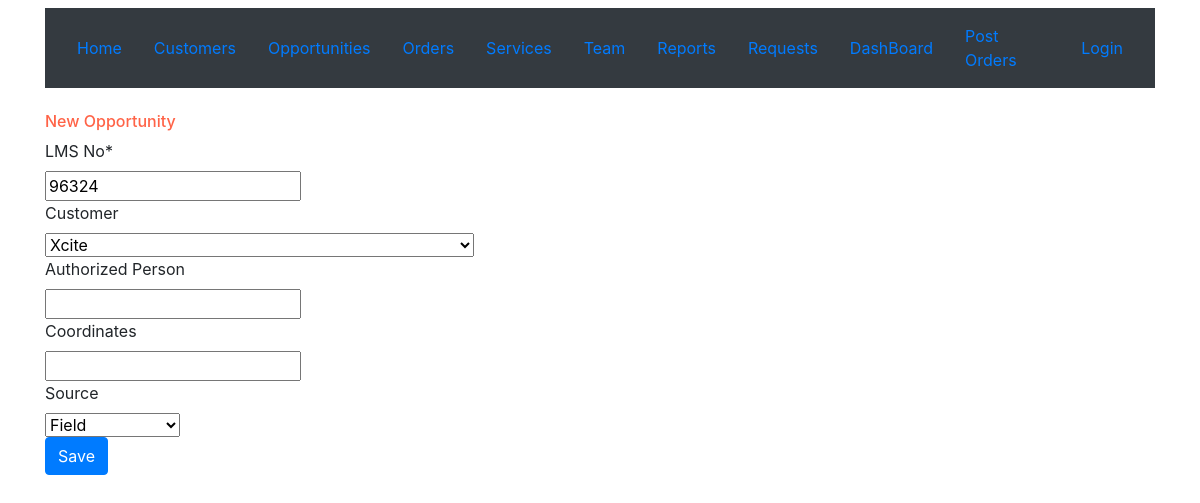
Screenshot of /crmapp/opportunity/update/35/ with the database file from the repository.
### crmapp/models.py (models this page shows, shortened)
class opportunity(models.Model):
    lms = models.IntegerField("LMS No",unique=True)
    opportunityno = models.IntegerField("Opportunity No",unique=True)
    creationdate = models.DateTimeField("Creation Date",default=timezone.now())
    salesman = models.ForeignKey(User,blank=True,null=True,on_delete=models.CASCADE,related_name='salesman_opportunities',verbose_name ='Sales Man')
    employeejobtitle = models.CharField("Job Title",max_length=100,null=True,default='Sales Executive') #def
    customer = models.ForeignKey(customer,blank=True,on_delete=models.CASCADE,related_name='customer_opportunities',verbose_name ='Customer')
    status = models.ForeignKey(operationstatus,blank=True,on_delete=models.CASCADE,related_name='status_opportunities',verbose_name ='Status',null=True,default=defaultstatus)
    updatedate = models.DateTimeField("Update Date",auto_now=True)
    authorized = models.CharField("Authorized Person",max_length=100,null=True,blank=True)
    totalnrc = models.IntegerField("Total NRC",default=0)
    totalmrc = models.IntegerField("Total MRC",default=0)
    coordinates = models.CharField("Coordinates",max_length=100,null=True,blank=True)
    source = models.ForeignKey(leadsource,blank=True,on_delete=models.CASCADE,related_name='source_opportunities',verbose_name ='Source',null=True)
    class Meta:
        verbose_name ='Opportunity'
        verbose_name_plural ='Opportunitys'

### crmapp/views.py (the view)
# urls.py: path('opportunity/update/<pk>/', views.opportunityUpdateView.as_view(), name='opportunityupdate'),
class opportunityUpdateView(UpdateView):
    redirect_field_name = 'repeatitapp/opportunity_detail.html'
    form_class = opportunityForm
    model = opportunity

### crmapp/forms.py
class opportunityForm(forms.ModelForm):
    class Meta:
        model = opportunity
        fields = ('lms','customer','authorized','coordinates','source')
        widgets = {
            'title': forms.TextInput(attrs={'class': 'textinputclass'}),
            'text': forms.Textarea(attrs={'class': 'editable medium-editor-textarea postcontent'}),
        }

### crmapp/models.py (called while the page is built)
    def __str__(self):
        return self.customername

    def __str__(self):
        return self.leadsourcename

### crmapp/templates/crmapp/opportunity_form.html (shortened to what this page needs)
{% extends 'crmapp/base.html' %}
{% load crispy_forms_tags %}
{% block content %}
<div class="container">
  <br>
    <h6 style="color:Tomato;">New Opportunity</h6>
    <form method="POST" class="post-form">
    {{form|crispy}}
    <button type="submit" class="btn btn-primary mb-2">Save</button>
    </form>
</div>
{% endblock %}

### rows the page displays
opportunity: lms "96324", customer "Xcite", source "Field"
